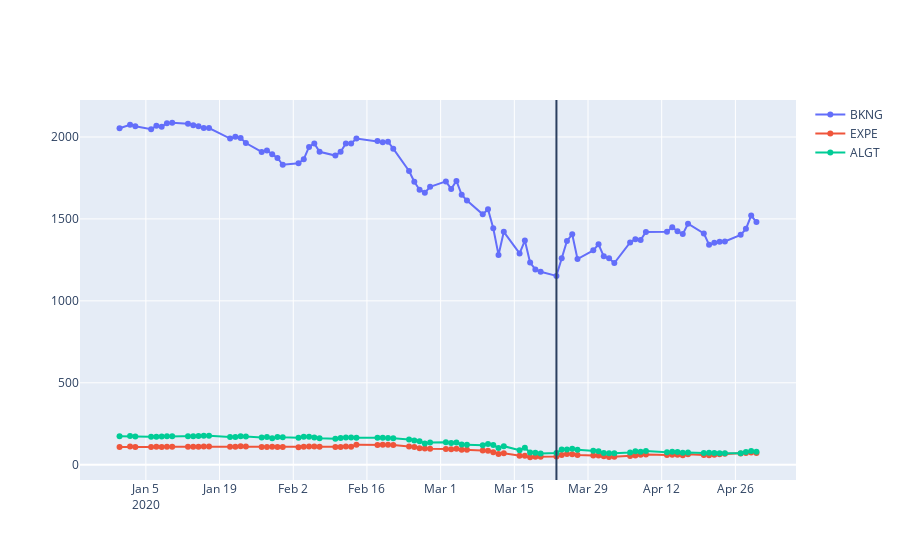

The notebook cell this image was saved under:
### Code cell
# Booking industry
plot_f(stock['BKNG'],stock['EXPE'],stock['ALGT'])
booking = df_f(stock['BKNG'],stock['EXPE'],stock['ALGT'])
booking
